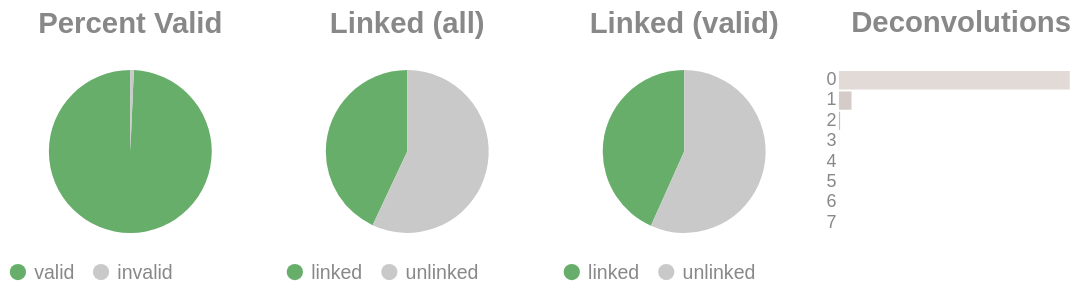

The notebook cell saved with this chart:
### Code cell
if SKIPLR:
    pass
else:
    clash = Counter()
    for i in valids['molecule'].to_list():
        _mol = i.split("-")
        if len(_mol) == 1:
            clash.update('0')
        else:
            clash.update(_mol[-1])

    _d = {"deconvolutions": [], 'count': []}
    for k,v in clash.items():
        _d['deconvolutions'].append(k)
        _d['count'].append(v)

    tot_valid = valids['reads'].sum()
    mask = valids['reads'] >= 2
    n_linked_reads = valids.filter(mask)['reads'].sum()
    if n_linked_reads == 0:
        print_html("No linked molecules (>=2 reads) were detected; skipping linked-only distributions.")
        SKIPLR = True
    else:
        perc_valid = round(tot_valid / n_reads, 4)
        linked_perc_abs = round(n_linked_reads / n_reads, 4)
        linked_perc = round(n_linked_reads / tot_valid, 4)

    _valid = pl.DataFrame({"valids": ['valid', 'invalid'], "count": [tot_valid, n_reads - tot_valid]})
    _linked_abs = pl.DataFrame({"linked (absolute)": ['linked', 'unlinked'], "count": [n_linked_reads, n_reads - n_linked_reads]})
    _linked_rel = pl.DataFrame({"linked (valids)": ['linked', 'unlinked'], "count": [n_linked_reads, tot_valid - n_linked_reads]})

    (
        alt.hconcat(
            piechart(_valid, goodval = 'valid', title = "Percent Valid"),
            piechart(_linked_abs, goodval = "linked", title =  "Linked (all)"),
            piechart(_linked_rel, goodval = "linked", title =  "Linked (valid)"),
            convolutionbar(pl.DataFrame(_d), title = "Deconvolutions"),
            center = True,
            bounds = 'flush'
        )
        .resolve_scale(color='independent')
        .resolve_legend('independent')
        .properties(usermeta={'embedOptions': {"actions": False}})
    ).display()

### Figure 1 — Vega-Lite specification as saved in the notebook (floating-point values rounded to 4 significant figures)
{"width": "container", "height": 400, "config": {"title": {"anchor": "start", "dy": -15, "fontSize": 18, "color": "#888888", "subtitleColor": "#888888", "subtitleFontSize": 14}, "arc": {"fill": "#0072B2"}, "axis": {"domainColor": "#888888", "domainWidth": 0.5, "gridWidth": 0.2, "grid": false, "titleFontWeight": 400, "titleFontSize": 15, "labelFontSize": 11, "labelColor": "#888888", "tickColor": "#888888", "tickWidth": 0.2, "titleColor": "#888888"}, "axisBand": {"grid": false}, "axisX": {"grid": true, "tickSize": 10, "domainCap": "round"}, "axisY": {"domain": false, "grid": true, "tickSize": 0, "domainCap": "round"}, "background": "transparent", "header": {"labelFontSize": 15, "labelColor": "#888888", "titleFontSize": 15, "titleFontWeight": 600, "titleColor": "#888888"}, "legend": {"labelFont": "sans-serif", "labelFontSize": 12, "labelColor": "#888888", "symbolSize": 100, "symbolType": "circle", "titleFontSize": 12, "titlePadding": 10, "titleColor": "#888888", "title": null}, "range": {"category": ["#E69F00", "#56B4E9", "#009E73", "#F0E442", "#0072B2", "#D55E00", "#CC79A7", "#000000"], "diverging": ["#cfe8f3", "#a2d4ec", "#73bfe2", "#46abdb", "#1696d2", "#12719e"]}, "area": {"fill": "#0072B2", "fillOpacity": 0.7, "line": true, "strokeOpacity": 0.7}, "line": {"color": "#0072B2", "stroke": "#0072B2", "strokeWidth": 2}, "trail": {"color": "#0072B2", "stroke": "#0072B2", "strokeWidth": 0, "size": 1}, "point": {"filled": true, "fillOpacity": 1.0, "size": 95}, "text": {"color": "#888888", "fontSize": 11, "align": "right", "fontWeight": 400, "size": 11}, "bar": {"fill": "#0072B2", "stroke": null}, "view": {"stroke": null, "continuousWidth": 660, "continuousHeight": 400}}, "hconcat": [{"data": {"name": "data-1a11b56954a10674c5c5985c9337cc14"}, "mark": {"type": "arc"}, "encoding": {"color": {"field": "valids", "legend": {"orient": "bottom", "title": null}, "scale": {"domain": ["valid", "invalid"], "range": ["#68ae6b", "#C9C9C9"]}, "title": "Valids", "type": "nominal"}, "theta": {"field": "count", "type": "quantitative"}, "tooltip": [{"field": "valids", "title": "Valids", "type": "ordinal"}, {"field": "percent", "format": ".2%", "title": "Percent", "type": "quantitative"}, {"field": "count", "title": "Count", "type": "quantitative"}]}, "height": 100, "title": {"text": "Percent Valid", "align": "center", "anchor": "middle"}, "transform": [{"calculate": "datum.count / 11104027", "as": "percent"}], "width": 150}, {"data": {"name": "data-641b57e77f34b0517e40f6de9b54feb1"}, "mark": {"type": "arc"}, "encoding": {"color": {"field": "linked (absolute)", "legend": {"orient": "bottom", "title": null}, "scale": {"domain": ["linked", "unlinked"], "range": ["#68ae6b", "#C9C9C9"]}, "title": "Linked (Absolute)", "type": "nominal"}, "theta": {"field": "count", "type": "quantitative"}, "tooltip": [{"field": "linked (absolute)", "title": "Linked (Absolute)", "type": "ordinal"}, {"field": "percent", "format": ".2%", "title": "Percent", "type": "quantitative"}, {"field": "count", "title": "Count", "type": "quantitative"}]}, "height": 100, "title": {"text": "Linked (all)", "align": "center", "anchor": "middle"}, "transform": [{"calculate": "datum.count / 11104027", "as": "percent"}], "width": 150}, {"data": {"name": "data-410eff91909a97dc8aad5f23799b6f2e"}, "mark": {"type": "arc"}, "encoding": {"color": {"field": "linked (valids)", "legend": {"orient": "bottom", "title": null}, "scale": {"domain": ["linked", "unlinked"], "range": ["#68ae6b", "#C9C9C9"]}, "title": "Linked (Valids)", "type": "nominal"}, "theta": {"field": "count", "type": "quantitative"}, "tooltip": [{"field": "linked (valids)", "title": "Linked (Valids)", "type": "ordinal"}, {"field": "percent", "format": ".2%", "title": "Percent", "type": "quantitative"}, {"field": "count", "title": "Count", "type": "quantitative"}]}, "height": 100, "title": {"text": "Linked (valid)", "align": "center", "anchor": "middle"}, "transform": [{"calculate": "datum.count / 11027113", "as": "percent"}], "width": 150}, {"data": {"name": "data-09d4425d2d3961d6c2929ef69233aea4"}, "mark": {"type": "bar"}, "encoding": {"color": {"field": "deconvolutions", "legend": null, "scale": {"scheme": "lightgreyred"}, "type": "nominal"}, "tooltip": [{"field": "deconvolutions", "title": "Deconvolutions", "type": "ordinal"}, {"field": "percent", "format": ".2%", "title": "Percent", "type": "quantitative"}, {"field": "count", "title": "Count", "type": "quantitative"}], "x": {"axis": null, "field": "count", "type": "quantitative"}, "y": {"field": "deconvolutions", "sort": "ascending", "title": null, "type": "nominal"}}, "height": 100, "title": {"text": "Deconvolutions", "align": "center", "anchor": "middle"}, "transform": [{"calculate": "datum.count / 8013300", "as": "percent"}], "width": 150}], "bounds": "flush", "center": true, "resolve": {"legend": {"angle": "independent"}, "scale": {"color": "independent"}}, "usermeta": {"embedOptions": {"actions": false}}, "$schema": "https://vega.github.io/schema/vega-lite/v6.1.0.json", "datasets": {"data-1a11b56954a10674c5c5985c9337cc14": [{"valids": "valid", "count": 11027113}, {"valids": "invalid", "count": 76914}], "data-641b57e77f34b0517e40f6de9b54feb1": [{"linked (absolute)": "linked", "count": 4775719}, {"linked (absolute)": "unlinked", "count": 6328308}], "data-410eff91909a97dc8aad5f23799b6f2e": [{"linked (valids)": "linked", "count": 4775719}, {"linked (valids)": "unlinked", "count": 6251394}], "data-09d4425d2d3961d6c2929ef69233aea4": [{"deconvolutions": "0", "count": 7558063}, {"deconvolutions": "1", "count": 412134}, {"deconvolutions": "2", "count": 38084}, {"deconvolutions": "3", "count": 4341}, {"deconvolutions": "4", "count": 572}, {"deconvolutions": "5", "count": 93}, {"deconvolutions": "6", "count": 10}, {"deconvolutions": "7", "count": 3}]}}
